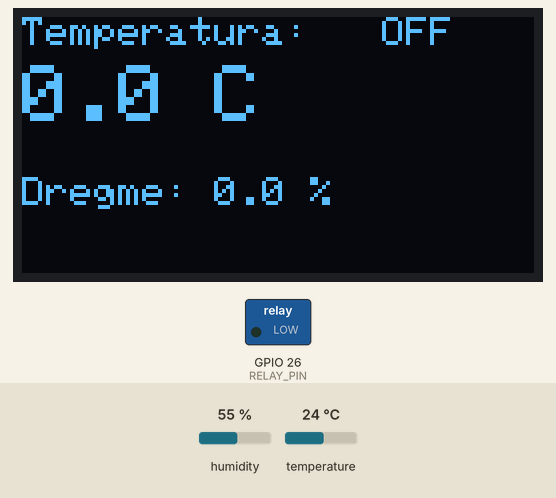
The program below on a simulated ESP32. Parts: 128×64 one-colour display, switched loads named in the program (green lamp = pin HIGH). Dashed ring = blinking. The test bench sets the inputs (shaded band); at power-on: humidity 55 %, temperature 24 °C. WiFi joins after 1.5 s; servers stay silent unless stated; no MQTT or app messages arrive unless stated; what the program prints to the serial monitor is not drawn.

Above: at 1.2 s.
1.3 s: humidity set to 22 %
At 6.8 s:
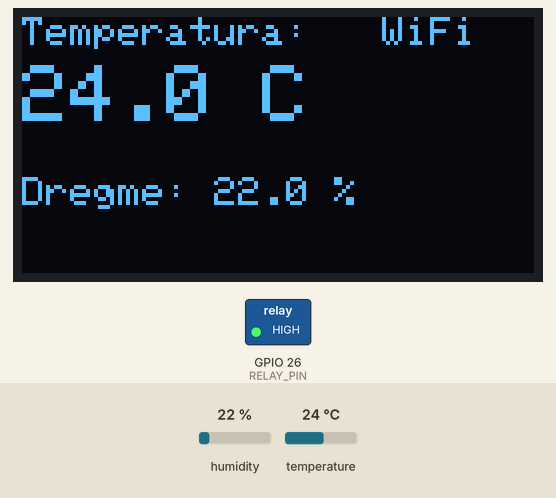
8.7 s: temperature set to 12 °C
At 11.9 s:
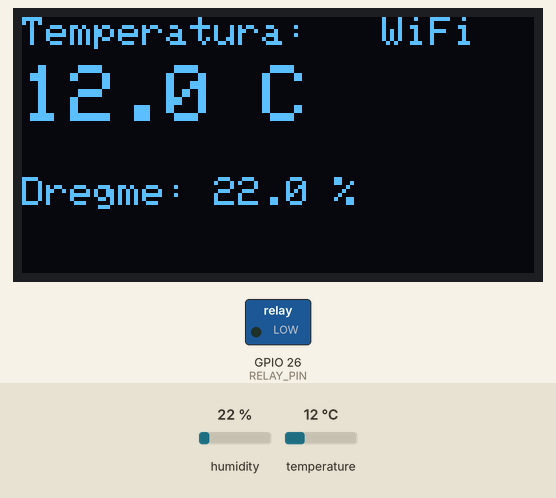
16.1 s: humidity set to 40 %
At 21.0 s:
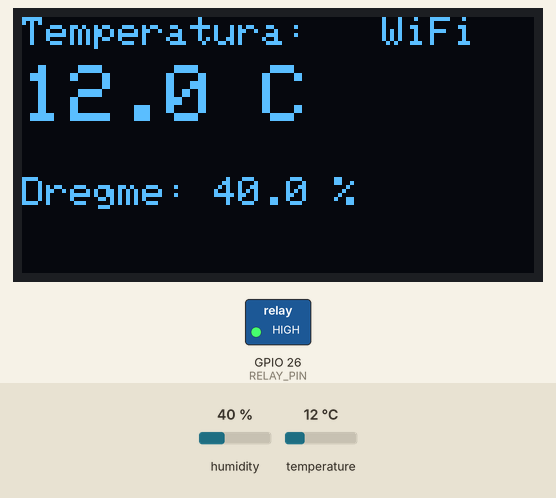
23.5 s: temperature set to 19 °C
At 27.1 s:
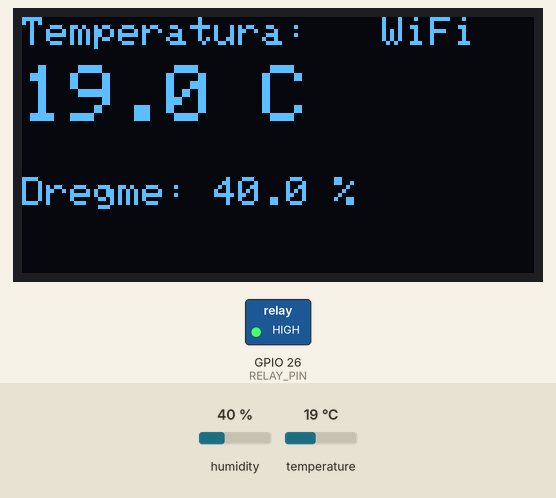
Timing chart, 0 to 31.9 s (numbered marks = the images above; inputs shaded):
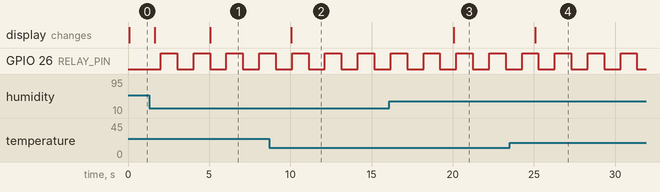

The program:

main.cpp
```cpp
#include <Arduino.h>
#include <WiFi.h>
#include "Adafruit_MQTT.h"
#include "Adafruit_MQTT_Client.h"
#include <DHT.h>

// ===== OLED =====
#include <Wire.h>
#include <Adafruit_GFX.h>
#include <Adafruit_SSD1306.h>

#define SCREEN_WIDTH 128
#define SCREEN_HEIGHT 64
#define OLED_RESET -1
#define OLED_ADDR 0x3C

Adafruit_SSD1306 display(SCREEN_WIDTH, SCREEN_HEIGHT, &Wire, OLED_RESET);

// ===== WiFi / MQTT =====
#define WLAN_SSID       "Pasidaryk Pats"
#define WLAN_PASS       "pasidaryk-pats"

#define AIO_SERVER      "io.adafruit.com"
#define AIO_SERVERPORT  1883
#define AIO_USERNAME    "doviliukas_1"
#define AIO_KEY         ""   // <-- TAVO ADAFRUIT IO KEY

// ===== DHT11 =====
#define DHTPIN 27
#define DHTTYPE DHT11
DHT dht(DHTPIN, DHTTYPE);

// ===== RELAY =====
#define RELAY_PIN 26

// ===== MQTT =====
WiFiClient client;
Adafruit_MQTT_Client mqtt(&client, AIO_SERVER, AIO_SERVERPORT, AIO_USERNAME, AIO_KEY);

Adafruit_MQTT_Publish temperatureFeed =
  Adafruit_MQTT_Publish(&mqtt, AIO_USERNAME "/feeds/termometras-v1");

Adafruit_MQTT_Publish humidityFeed =
  Adafruit_MQTT_Publish(&mqtt, AIO_USERNAME "/feeds/dregme-v1");

// ===== TIMING =====
unsigned long lastReadTime = 0;
const unsigned long readInterval = 5000;

unsigned long lastRelayTime = 0;

// ===== DATA =====
float temperature = 0;
float humidity = 0;

bool wifiOK = false;
bool relayState = false;

// ===== MQTT CONNECT =====
void MQTT_connect() {
  if (!mqtt.connected()) {
    int8_t ret = mqtt.connect();
    if (ret != 0) {
      mqtt.disconnect();
    }
  }
}

// ================= SETUP =================
void setup() {
  Serial.begin(9600);

  // OLED I2C
  Wire.begin(21, 22);
  if (!display.begin(SSD1306_SWITCHCAPVCC, OLED_ADDR)) {
    while (true);
  }

  display.clearDisplay();
  display.setTextColor(SSD1306_WHITE);
  display.setTextSize(1);
  display.setCursor(0, 0);
  display.println("ESP32 paleistas");
  display.display();

  // DHT
  dht.begin();

  // Relay
  pinMode(RELAY_PIN, OUTPUT);
  digitalWrite(RELAY_PIN, LOW); // rėlė išjungta

  // WiFi (neblokuojantis)
  WiFi.begin(WLAN_SSID, WLAN_PASS);
}

// ================= LOOP =================
void loop() {

  // ===== WiFi būsena =====
  wifiOK = (WiFi.status() == WL_CONNECTED);

  // ===== DHT skaitymas kas 5 s =====
  if (millis() - lastReadTime >= readInterval) {
    lastReadTime = millis();

    float t = dht.readTemperature();
    float h = dht.readHumidity();

    if (!isnan(t) && !isnan(h)) {
      temperature = t;
      humidity = h;

      Serial.print("Temp: ");
      Serial.print(temperature);
      Serial.print(" C | Hum: ");
      Serial.println(humidity);
    }
  }

  // ===== MQTT tik jei yra internetas =====
  if (wifiOK) {
    MQTT_connect();

    if (mqtt.connected()) {
      temperatureFeed.publish(temperature);
      humidityFeed.publish(humidity);
    }
  }

  // ===== RELAY kas 1 sek =====
  if (millis() - lastRelayTime >= 1000) {
    lastRelayTime = millis();
    relayState = !relayState;
    digitalWrite(RELAY_PIN, !relayState);
  }

  // ===== OLED =====
  display.clearDisplay();
  display.setTextColor(SSD1306_WHITE);

  display.setTextSize(1);
  display.setCursor(0, 0);
  display.println("Temperatura:");

  display.setTextSize(2);
  display.setCursor(0, 12);
  display.print(temperature, 1);
  display.print(" C");

  display.setTextSize(1);
  display.setCursor(0, 40);
  display.print("Dregme: ");
  display.print(humidity, 1);
  display.print(" %");

  display.setCursor(90, 0);
  if (wifiOK) {
    display.print("WiFi");
  } else {
    display.print("OFF");
  }

  display.display();
}
```

Measured:
- after the input at 8.7 s, the display: changes after 1.4 s (image 2)
- after the input at 16.1 s, the display: changes after 4.0 s (image 3)
- after the input at 23.5 s, the display: changes after 1.6 s (image 4)
- by itself, GPIO 26 (RELAY_PIN): alternates HIGH for 1.0 s and LOW for 1.0 s
